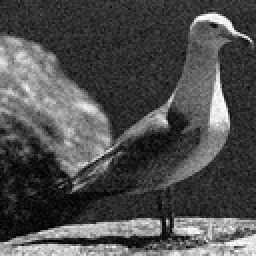
%> input picture assignment 2/Images/image2.jpeg, 128 x 128 px, shrunk from 256 x 256 before the run (shown 2 times larger)
$ octave denoise_test.m   (GNU Octave 9; MATLAB toolbox functions it lacks are replaced by stand-ins)
%> lines starting %> are read from the running program, lines starting %| are printed output that depends on the picture
### assignment 2/part 2/denoise.m
function imOut = denoise(image, kernel_type, kernel_size)
% DENOISE removes the noise from a given input image by applying either a median or box
% filtering of given kernel size
%   image: input image as a greyscale matrix of uint8 intensities
%   kernel_type: string, either 'median' or 'box'
%   kernel_size: integer with the kernel size as a 1x2 array [rows cols].
%   Both rows and cols must be odd numbers so the kernel has a center
%   imOut: the denoised image
    k_rows = kernel_size(1);
    k_cols = kernel_size(2);
    image = padarray(image, [(k_cols-1)/2, (k_rows-1)/2]);
    rows = size(image, 1);
    cols = size(image, 2);
    imOut = zeros([rows, cols], 'uint8');
    r_dist = (k_rows-1)/2; % x coordinate of the kernel center
    c_dist = (k_cols-1)/2; % y coordinate of the kernel center
    for rowInd = r_dist+1:(rows-r_dist) % pixel by pixel, always the one at the kernel center
        for colInd = c_dist+1:(cols-c_dist)
            % build the subimage under the kernel
            subM = image((rowInd - r_dist):(rowInd + r_dist), (colInd - c_dist):(colInd + c_dist));
            if strcmp(kernel_type, 'box')
                imOut(rowInd, colInd) = box_filter(subM); % apply the appropriate filter
            end

            if strcmp(kernel_type , 'median')
                imOut(rowInd, colInd) = median_filter(subM);
            end
        end
    end

    imOut = imOut(((k_rows-1)/2):(size(imOut, 1)- ((k_rows-1)/2)), ((k_cols-1)/2):(size(imOut, 2)- ((k_cols-1)/2)));

end

% [21 lines left out: functions box_filter, median_filter, not called in this run]

### assignment 2/part 2/denoise_test.m
image = imread('../Images/image2.jpeg');
%> image is the input picture: size 128x128x3 uint8; min 0, max 255, mean 77.9

subplot(221)
denoised = denoise(image, 'box', [3 3]);
%> after the loop in denoise, `for rowInd = r_dist+1:(rows-r_dist)`:
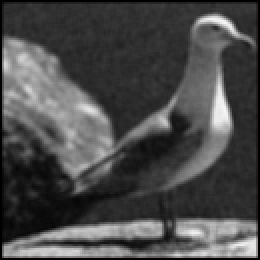
%> imOut: size 130x130 uint8 (shown 2 times larger); min 0, max 248, mean 74.6
imshow(denoised)
title('3x3')


subplot(222)
denoised = denoise(image, 'box', [5 5]);
%> call 2 of denoise, with kernel_type = 'box', kernel_size = [5 5]
%> in denoise (call 2), `image = padarray(image, [(k_cols-1)/2, (k_rows-1)/2]);`:
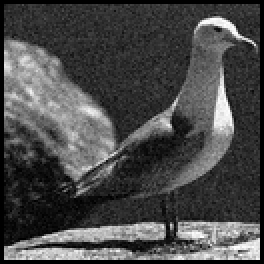
%> image: size 132x132x3 uint8 (shown 2 times larger); min 0, max 255, mean 73.3
%> after the loop in denoise (call 2), `for rowInd = r_dist+1:(rows-r_dist)`:
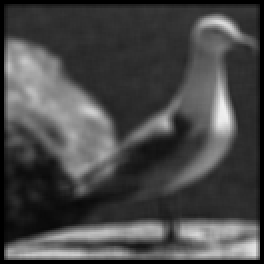
%> imOut: size 132x132 uint8 (shown 2 times larger); min 0, max 240, mean 71.6
imshow(denoised)
title('5x5')


subplot(223)
denoised = denoise(image, 'box', [7 7]);
%> call 3 of denoise, with kernel_type = 'box', kernel_size = [7 7]
%> in denoise (call 3), `image = padarray(image, [(k_cols-1)/2, (k_rows-1)/2]);`:
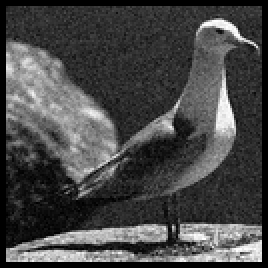
%> image: size 134x134x3 uint8 (shown 2 times larger); min 0, max 255, mean 71.1
%> after the loop in denoise (call 3), `for rowInd = r_dist+1:(rows-r_dist)`:
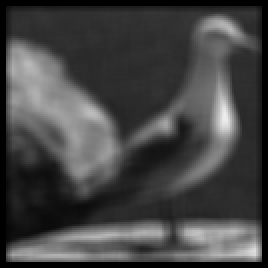
%> imOut: size 134x134 uint8 (shown 2 times larger); min 0, max 238, mean 68.8
%> in denoise (call 3), `imOut = imOut(((k_rows-1)/2):(size(imOut, 1)- ((k_rows-1)/2)), ((k_col..`:
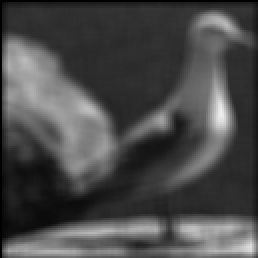
%> imOut: size 129x129 uint8 (shown 2 times larger); min 0, max 238, mean 74.2
imshow(denoised)
title('7x7')


subplot(224)
denoised = denoise(image, 'box', [9 9]);
%> call 4 of denoise, with kernel_type = 'box', kernel_size = [9 9]
%> in denoise (call 4), `image = padarray(image, [(k_cols-1)/2, (k_rows-1)/2]);`:
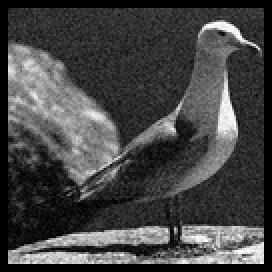
%> image: size 136x136x3 uint8 (shown 2 times larger); min 0, max 255, mean 69
%> (the run ends here)
